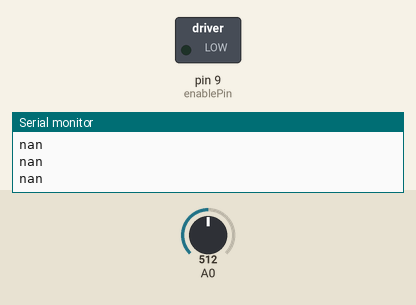
The sketch below on a simulated Arduino Uno, built with avr-gcc and run on an emulated ATmega328P. Shown: switched loads named in the sketch (green lamp = pin HIGH), the last lines printed to the serial monitor. Inputs (shaded band) come from the test bench; at power-on: A0 = 512.

Above: at 1.2 s.
1.3 s: A0 set to 642
2.8 s: A0 set to 671
At 3.6 s:
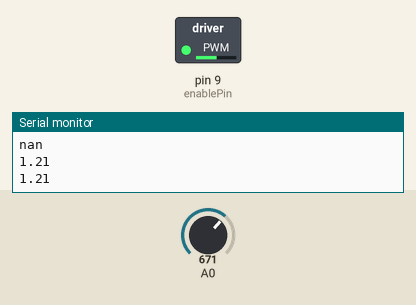
4.6 s: A0 set to 900
At 6.1 s:
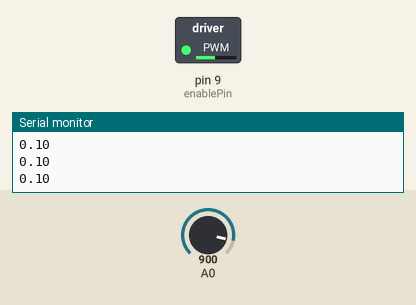
6.4 s: A0 set to 716
At 7.4 s:
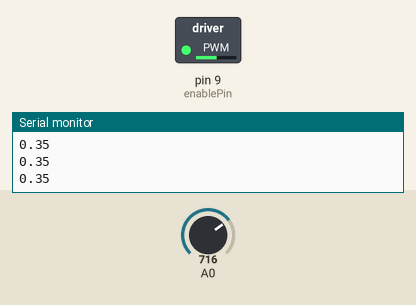
8.2 s: A0 set to 122
At 9.8 s:
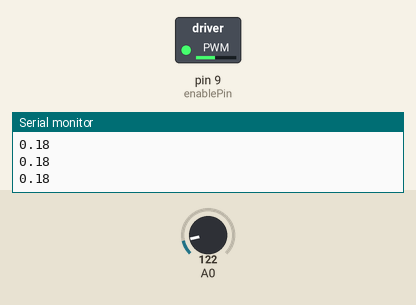
Timing chart, 0 to 11.1 s (numbered marks = the images above; inputs shaded):
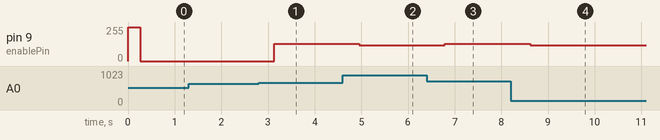

The sketch:

IF_ELSE_Motor_FET.ino
```cpp
int enablePin = 9;    // Pin to output PWM values
int pwmVal;           // Variable to store PWM values
int DistanceLOW = 0.8;
int DistanceHIGH = 0.25;

void setup() {
  // In the setup(), set pin 9 as an ouput pin
  // Set the enable pin high so the FET can
  // turn the motor on.

  // set pinmodes for each pin:
  pinMode(enablePin, OUTPUT);
  // set enablePin low so that motor starts off:
  digitalWrite(enablePin, HIGH);
    Serial.begin(9600); // start the serial port
}

void loop() {

  int sensorValue = 0;
  for(int x = 0; x < 100; x++){
    sensorValue = sensorValue + analogRead(A0);
  }
  float Distance = pow((sensorValue/1923.2), -0.914);
  delay(250); // slow down serial port
  Serial.println(Distance);
  if(Distance >= .25){
    analogWrite(enablePin, 130);
  }
  else if (Distance >= .08 && Distance < .25){
    analogWrite(enablePin, 120);
  }
  else{
  analogWrite(enablePin, 0);
  }
  }
```

Measured:
- the behaviour switches between 655 and 656 on A0 (found by bisection; images 0 and 1)
- after the input at 2.8 s, pin 9 (enablePin): 0/255 → 130/255 after 0.33 s
- after the input at 4.6 s, pin 9 (enablePin): 130/255 → 120/255 after 0.36 s
- after the input at 6.4 s, pin 9 (enablePin): 120/255 → 130/255 after 0.39 s
- after the input at 8.2 s, pin 9 (enablePin): 130/255 → 120/255 after 0.42 s
